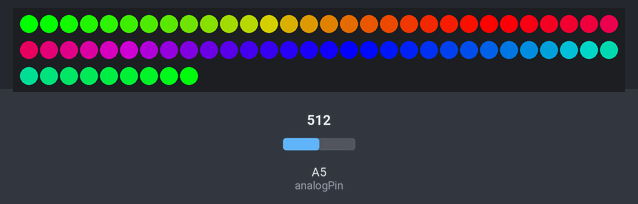
A sketch run on a simulated Arduino Uno, built with avr-gcc and run on an emulated ATmega328P. Shown: 69 RGB LEDs in strip order, left to right, continuing on the next row. The test bench sets the inputs (shaded band); at power-on: A5 (analogPin) = 512.

Above: at 20.0 s.

The sketch:

latest_code_10_15_14v2.ino
```cpp
//rainbow and sound without switcherpin

#include <Adafruit_NeoPixel.h>

#define PIN 5
/*------------------------------------------------------------*/
double first = 0;
double second = 0;
double initalValue = 50;
double tempValue = 1;
double value = initalValue;
double valueIncre = -1;
boolean isBlink = false;

Adafruit_NeoPixel strip = Adafruit_NeoPixel(69, PIN, NEO_GRB + NEO_KHZ800);
/*------------------------------------------------------------*/
int analogPin = A5; // pin for msgeq7 input
int strobePin = 3; // msgeq7 strobe pin for cycling through channels
int resetPin = 4; // reset pin of the msgeq7
int numberOfChannels = 7; // number of channels in msgeq7
int spectrumValue[7]; // array to store the 7 values of the 7 channels

int resetDelay = 80; // delay of resetting MSGEQ7 in microseconds
int strobeDelay_USec = 15; // delay to settle input recording in microseconds

int breakPoint = 500; // lower cut off point of output number
int counter = 0; // counter of averaging breakPoint
int sumValues = 0; // current sum of values
int minValue =  130;

float sumValueChange = 1.1; // multiply average value by this
/*------------------------------------------------------------*/
int switcherPin = 13; // switch to turn off sound reactive
/*------------------------------------------------------------*/

void setup() {
  delay(3000); // safe bootup

  Serial.begin(9600);

  pinMode(switcherPin, INPUT);

  strip.begin();
  strip.show(); // Initialize all pixels to 'off'

  // turn on pins for msgeq7
  pinMode(analogPin, INPUT);
  pinMode(strobePin, OUTPUT);
  pinMode(resetPin, OUTPUT);

  digitalWrite(resetPin, LOW);
  digitalWrite(strobePin, HIGH);
}
/*------------------------------------------------------------*/
void loop() {
  rainbowCycle();
}

/*------------------------------------------------------------*/
void rainbowCycle() {
  for(int j=0; j<256*5; j++) { // 5 cycles of all colors on wheel

      msgeq7();

    for(int i=0;i<strip.numPixels();i++) {
          if( (i==0 | i==7 | i==14  | i==20 | i==25 | i==32 | i==35 | i==37 | i==41 | i==43 | i==45 | i==50 | i==55 | i==62) & (spectrumValue[0]<breakPoint | minValue>breakPoint) ){
            tempValue = value;
            value = 1;
            isBlink = true;
          }
          else if( (i==1 | i==8 | i==15 | i==21 | i==26 | i==33 | i==46 | i==51 | i==56 | i==63) & (spectrumValue[1]<breakPoint | minValue>breakPoint) ){
            tempValue = value;
            value = 1;
            isBlink = true;
          }
          else if( (i==2 | i==9 | i==16 | i==22 | i==27 | i==34 | i==47 | i==52 | i==57 | i==64) & (spectrumValue[2]<breakPoint | minValue>breakPoint) ){
            tempValue = value;
            value = 1;
            isBlink = true;
          }
          else if( (i==3 | i==10 | i==17 | i==23 | i==28 | i==53 | i==58 | i==65) & (spectrumValue[3]<breakPoint | minValue>breakPoint) ){
            tempValue = value;
            value = 1;
            isBlink = true;
          }
          else if( (i==4 | i==11 | i==18 | i==24 | i==29 | i==36 | i==38 | i==42 | i==44 | i==54 | i==59 | i==66) & (spectrumValue[4]<breakPoint | minValue>breakPoint) ){
            tempValue = value;
            value = 1;
            isBlink = true;
          }
          else if( (i==5 | i==12 | i==19 | i==30 | i==39 | i==48 | i==60 | i==67) & (spectrumValue[5]<breakPoint | minValue>breakPoint) ){
            tempValue = value;
            value = 1;
            isBlink = true;
          }
          else if( (i==6 | i==13 | i==31 | i==40 | i==49 | i==61 | i==68) & (spectrumValue[6]<breakPoint | minValue>breakPoint) ){
            tempValue = value;
            value = 1;
            isBlink = true;
          }
        strip.setPixelColor(i, Wheel(((i * 256 / strip.numPixels()) + j) & 255));

        if(isBlink){
          value = tempValue;
          isBlink = false;
        }
    }

    strip.show();

    value=value+valueIncre;

    if(value<1){
      value=initalValue;
    }
  }
}

/*------------------------------------------------------------*/
uint32_t Wheel(byte WheelPos) {
  if(WheelPos < 85) {
    first = (WheelPos * 3) / value;
    second = (255 - WheelPos * 3) / value;
    return strip.Color(first, second, 0);
  } else if(WheelPos < 170) {
     WheelPos -= 85;
     first = (WheelPos * 3) / value;
     second = (255 - WheelPos * 3) / value;
     return strip.Color(second, 0, first);
  } else {
     WheelPos -= 170;
     first = (WheelPos * 3) / value;
     second = (255 - WheelPos * 3) / value;
     return strip.Color(0, first, second);
  }
}

/*------------------------------------------------------------*/
void msgeq7(){
    digitalWrite(resetPin, HIGH);
    delayMicroseconds(resetDelay);
    digitalWrite(resetPin, LOW);

     for(int i=0;i<numberOfChannels;i++){
       // start reading channel by changing strobe to low
       digitalWrite(strobePin,LOW);
       // allows input to settle to get accurate reading
       delayMicroseconds(strobeDelay_USec);
       // read value of current pin from msgeq7
       spectrumValue[i]=analogRead(analogPin);
       // print out value to serial monitor

       sumValues += spectrumValue[i];

       if(i>numberOfChannels-2){
         // take average of values and reset counter/sum values
         breakPoint = (sumValues/numberOfChannels)*sumValueChange;
         sumValues = 0;
       } // else set average of break point and reset value
       // strobe pin high the low to go to next channel on msgeq7
       digitalWrite(strobePin, HIGH);
     } // for each input do this

     //for(int i=0;i<numberOfChannels;i++){Serial.print(spectrumValue[i]);Serial.print(" ");}
     //Serial.println();
     //Serial.println(breakPoint);
}
```
